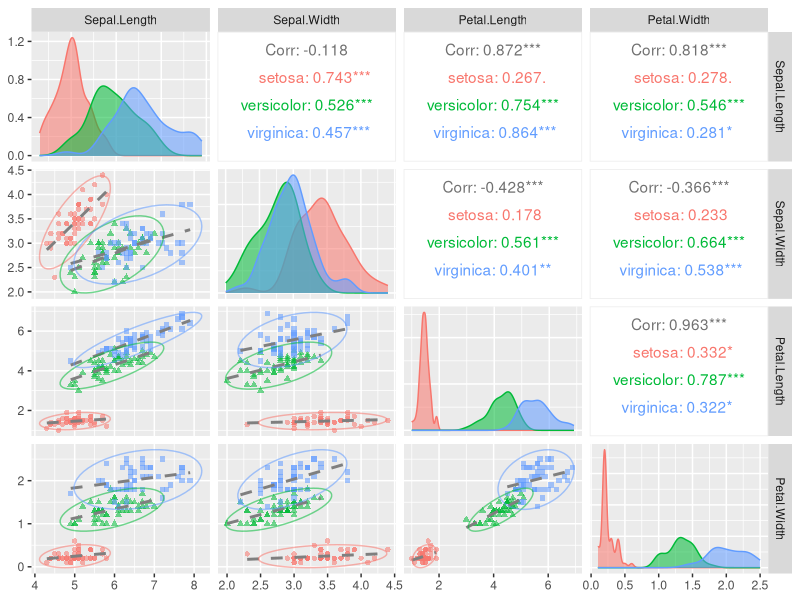
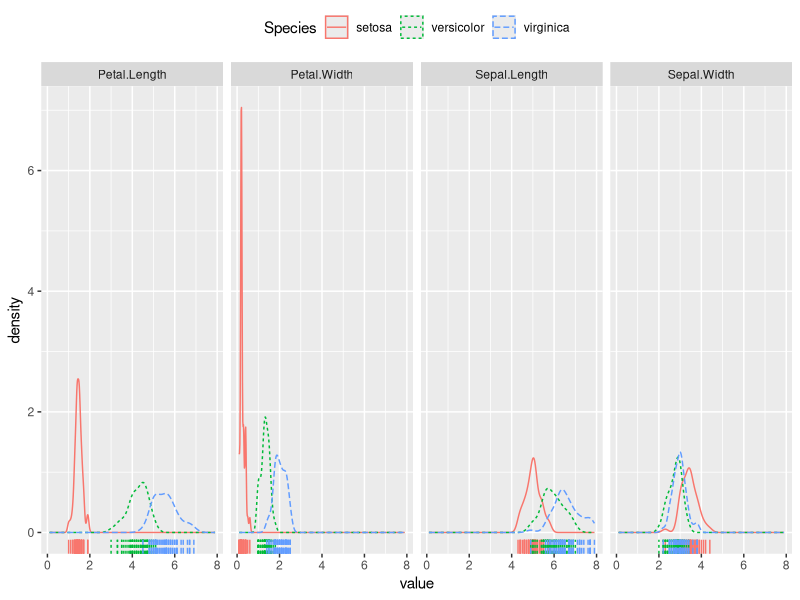
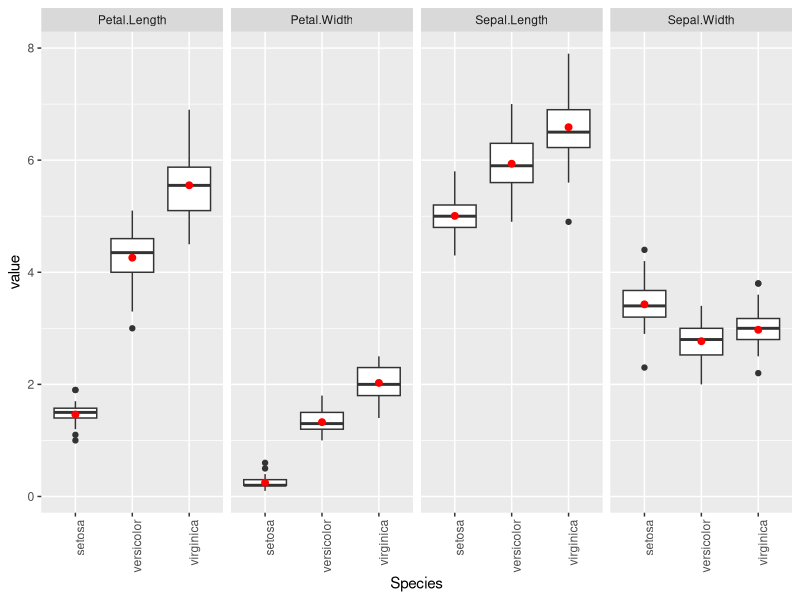
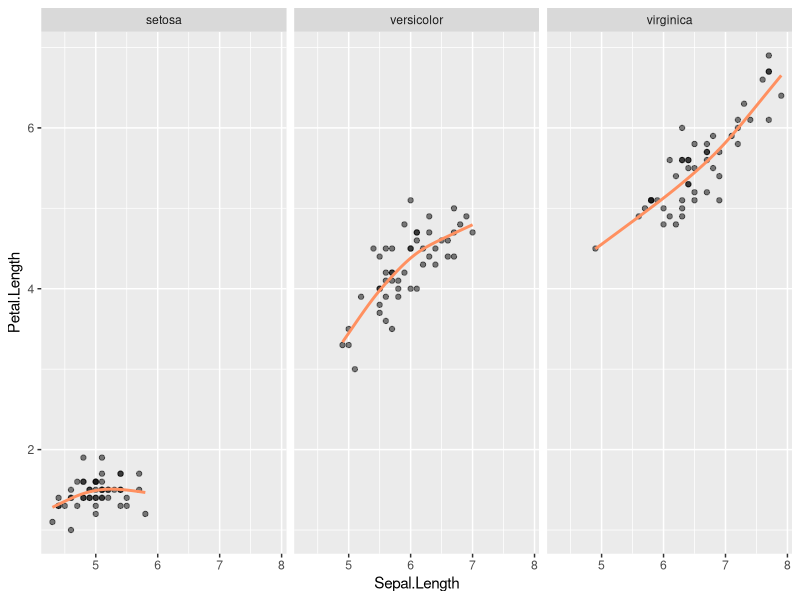

Reproduce these figures in R, in order.
## ---- chunk 1
library(dplyr)
library(tidyr)
library(ggplot2)
library(GGally)
library(caret)
iris_con <- iris %>% select(-Species)
iris_disc <- iris %>% select(Species) 
## ---- chunk 2
my_plot <- function(data, mapping, ...) {
  ggplot(data = data, mapping = mapping) +
    geom_point(...) +
    geom_smooth(method = lm,
                se = FALSE,
                linetype = 2,
                color = "gray50") +
    stat_ellipse(type = "norm")
    
}
## ---- chunk 3
iris_pairs <- iris %>% 
  ggpairs(aes(fill = Species,
              colour = Species,
              alpha = .5,
              shape = Species),
          columns = 1:4,
          upper = list(continuous = "cor",
                       combo = "box",
                       discrete = "blank"),
          lower = list(continuous  = my_plot),
          diag = list())
## ---- chunk 4
iris_pairs
## ---- chunk 5
iris_density <- iris %>%
  gather(key = "faeture", value = "value", -Species) %>% 
  ggplot(aes(value, colour = Species, linetype = Species)) + 
  geom_density() +
  geom_rug() +
  facet_wrap(~faeture, nrow = 1) +
  theme(legend.position = "top", legend.box = "horizontal")
## ---- chunk 6
iris_density
## ---- chunk 7
iris_box <- iris %>%
  gather(key = "faeture", value = "value", -Species) %>% 
  ggplot(aes(Species, value)) + 
  geom_boxplot() +
  stat_summary(fun.y = mean, geom = "point", size = 2, colour = "red") +
  facet_wrap(~faeture, nrow = 1) +
  theme(axis.text.x = element_text(angle = 90, hjust = 1))
## ---- chunk 8
iris_box
## ---- chunk 9
iris_scatter <- iris %>%
  ggplot(aes(Sepal.Length, Petal.Length)) + 
  geom_point(alpha = .5, colour = "#000000") +
    geom_smooth(method = "gam",
              se = FALSE,
              color = "#ff9060") +
  facet_wrap(~Species, nrow = 1)

## ---- chunk 10
iris_scatter
## ---- chunk 11
iris %>%
  model.matrix(Species ~ . ^ 2, data = .) %>% as_tibble() %>% 
  as_tibble() %>% head()
## ---- chunk 12
iris %>% 
  dummyVars(Sepal.Length ~ Species, data = .) %>% 
  predict(newdata = iris) %>% 
  as_tibble()
## ---- chunk 13
corelation <- cor(iris_con)
findCorrelation(corelation, cutoff = 0.5)
## ---- chunk 14

index <- createDataPartition(iris$Species, p = .6, list = F)

train <- iris %>% slice(index)
train_con <- iris_con %>% slice(index)
test <- iris %>% slice(-index)
test_con <- iris_con %>% slice(-index)
## ---- chunk 15
table(train$Species)
## ---- chunk 16
table(test$Species)
## ---- chunk 17
categories <- iris %>% 
    select(Species) %>%
    pull() %>%
    length() %>% 
    sample(1:3, ., replace = TRUE, prob = c(0.6, 0.3, 0.1))

idexes <- 
  sapply(1:3, function(flag, categories){
    which(categories %in% flag)  
  }, categories)

names(idexes) <- c("train", "test", "validation")
## ---- chunk 18
idexes
## ---- chunk 19
idexes %>% sapply(length) / dim(iris)[1]
## ---- chunk 20
preProcValues <- preProcess(train_con, method = c("center", "scale"))
predict(preProcValues, train_con)
predict(preProcValues, test_con)
